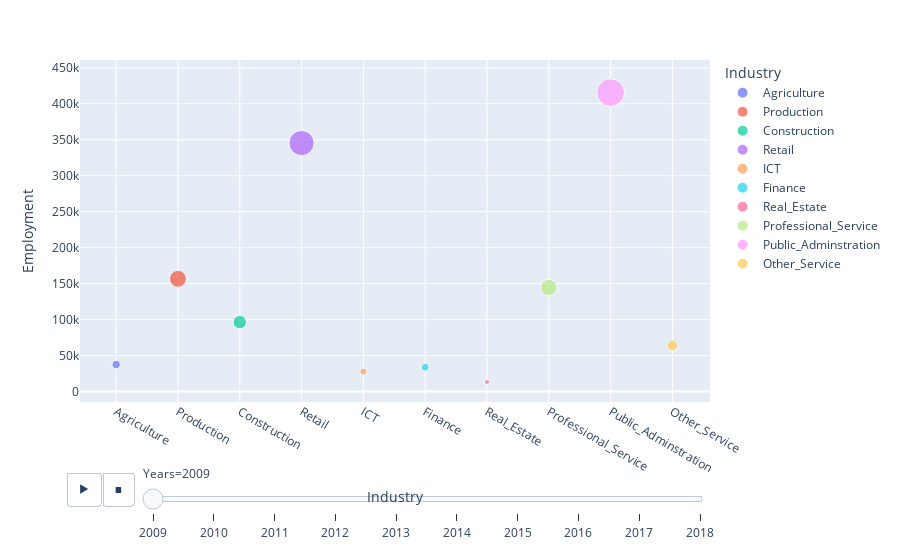

Source (notebook cell):
### Code cell
fig = px.scatter(
    plotly_dataframe,
    x="Industry",
    y="Employment",
    animation_frame="Years",
    size="Employment",
    color="Industry",
)
fig.show()

### Figure 1 — Plotly figure (JSON) as saved in the notebook; plotly's stock layout.template omitted (floating-point values rounded to 4 significant figures)
{"data": [{"hovertemplate": "Industry=%{x}<br>Years=2009<br>Employment=%{marker.size}<extra></extra>", "legendgroup": "Agriculture", "marker": {"color": "#636efa", "size": [37700], "sizemode": "area", "sizeref": 1087.0, "symbol": "circle"}, "mode": "markers", "name": "Agriculture", "showlegend": true, "type": "scatter", "x": ["Agriculture"], "xaxis": "x", "y": [37700], "yaxis": "y"}, {"hovertemplate": "Industry=%{x}<br>Years=2009<br>Employment=%{marker.size}<extra></extra>", "legendgroup": "Production", "marker": {"color": "#EF553B", "size": [156700], "sizemode": "area", "sizeref": 1087.0, "symbol": "circle"}, "mode": "markers", "name": "Production", "showlegend": true, "type": "scatter", "x": ["Production"], "xaxis": "x", "y": [156700], "yaxis": "y"}, {"hovertemplate": "Industry=%{x}<br>Years=2009<br>Employment=%{marker.size}<extra></extra>", "legendgroup": "Construction", "marker": {"color": "#00cc96", "size": [96600], "sizemode": "area", "sizeref": 1087.0, "symbol": "circle"}, "mode": "markers", "name": "Construction", "showlegend": true, "type": "scatter", "x": ["Construction"], "xaxis": "x", "y": [96600], "yaxis": "y"}, {"hovertemplate": "Industry=%{x}<br>Years=2009<br>Employment=%{marker.size}<extra></extra>", "legendgroup": "Retail", "marker": {"color": "#ab63fa", "size": [345400], "sizemode": "area", "sizeref": 1087.0, "symbol": "circle"}, "mode": "markers", "name": "Retail", "showlegend": true, "type": "scatter", "x": ["Retail"], "xaxis": "x", "y": [345400], "yaxis": "y"}, {"hovertemplate": "Industry=%{x}<br>Years=2009<br>Employment=%{marker.size}<extra></extra>", "legendgroup": "ICT", "marker": {"color": "#FFA15A", "size": [27800], "sizemode": "area", "sizeref": 1087.0, "symbol": "circle"}, "mode": "markers", "name": "ICT", "showlegend": true, "type": "scatter", "x": ["ICT"], "xaxis": "x", "y": [27800], "yaxis": "y"}, {"hovertemplate": "Industry=%{x}<br>Years=2009<br>Employment=%{marker.size}<extra></extra>", "legendgroup": "Finance", "marker": {"color": "#19d3f3", "size": [33800], "sizemode": "area", "sizeref": 1087.0, "symbol": "circle"}, "mode": "markers", "name": "Finance", "showlegend": true, "type": "scatter", "x": ["Finance"], "xaxis": "x", "y": [33800], "yaxis": "y"}, {"hovertemplate": "Industry=%{x}<br>Years=2009<br>Employment=%{marker.size}<extra></extra>", "legendgroup": "Real_Estate", "marker": {"color": "#FF6692", "size": [13500], "sizemode": "area", "sizeref": 1087.0, "symbol": "circle"}, "mode": "markers", "name": "Real_Estate", "showlegend": true, "type": "scatter", "x": ["Real_Estate"], "xaxis": "x", "y": [13500], "yaxis": "y"}, {"hovertemplate": "Industry=%{x}<br>Years=2009<br>Employment=%{marker.size}<extra></extra>", "legendgroup": "Professional_Service", "marker": {"color": "#B6E880", "size": [144800], "sizemode": "area", "sizeref": 1087.0, "symbol": "circle"}, "mode": "markers", "name": "Professional_Service", "showlegend": true, "type": "scatter", "x": ["Professional_Service"], "xaxis": "x", "y": [144800], "yaxis": "y"}, {"hovertemplate": "Industry=%{x}<br>Years=2009<br>Employment=%{marker.size}<extra></extra>", "legendgroup": "Public_Adminstration ", "marker": {"color": "#FF97FF", "size": [415600], "sizemode": "area", "sizeref": 1087.0, "symbol": "circle"}, "mode": "markers", "name": "Public_Adminstration ", "showlegend": true, "type": "scatter", "x": ["Public_Adminstration "], "xaxis": "x", "y": [415600], "yaxis": "y"}, {"hovertemplate": "Industry=%{x}<br>Years=2009<br>Employment=%{marker.size}<extra></extra>", "legendgroup": "Other_Service", "marker": {"color": "#FECB52", "size": [64200], "sizemode": "area", "sizeref": 1087.0, "symbol": "circle"}, "mode": "markers", "name": "Other_Service", "showlegend": true, "type": "scatter", "x": ["Other_Service"], "xaxis": "x", "y": [64200], "yaxis": "y"}], "layout": {"legend": {"itemsizing": "constant", "title": {"text": "Industry"}, "tracegroupgap": 0}, "margin": {"t": 60}, "sliders": [{"active": 0, "currentvalue": {"prefix": "Years="}, "len": 0.9, "pad": {"b": 10, "t": 60}, "steps": [{"args": [["2009"], {"frame": {"duration": 0, "redraw": false}, "fromcurrent": true, "mode": "immediate", "transition": {"duration": 0, "easing": "linear"}}], "label": "2009", "method": "animate"}, {"args": [["2010"], {"frame": {"duration": 0, "redraw": false}, "fromcurrent": true, "mode": "immediate", "transition": {"duration": 0, "easing": "linear"}}], "label": "2010", "method": "animate"}, {"args": [["2011"], {"frame": {"duration": 0, "redraw": false}, "fromcurrent": true, "mode": "immediate", "transition": {"duration": 0, "easing": "linear"}}], "label": "2011", "method": "animate"}, {"args": [["2012"], {"frame": {"duration": 0, "redraw": false}, "fromcurrent": true, "mode": "immediate", "transition": {"duration": 0, "easing": "linear"}}], "label": "2012", "method": "animate"}, {"args": [["2013"], {"frame": {"duration": 0, "redraw": false}, "fromcurrent": true, "mode": "immediate", "transition": {"duration": 0, "easing": "linear"}}], "label": "2013", "method": "animate"}, {"args": [["2014"], {"frame": {"duration": 0, "redraw": false}, "fromcurrent": true, "mode": "immediate", "transition": {"duration": 0, "easing": "linear"}}], "label": "2014", "method": "animate"}, {"args": [["2015"], {"frame": {"duration": 0, "redraw": false}, "fromcurrent": true, "mode": "immediate", "transition": {"duration": 0, "easing": "linear"}}], "label": "2015", "method": "animate"}, {"args": [["2016"], {"frame": {"duration": 0, "redraw": false}, "fromcurrent": true, "mode": "immediate", "transition": {"duration": 0, "easing": "linear"}}], "label": "2016", "method": "animate"}, {"args": [["2017"], {"frame": {"duration": 0, "redraw": false}, "fromcurrent": true, "mode": "immediate", "transition": {"duration": 0, "easing": "linear"}}], "label": "2017", "method": "animate"}, {"args": [["2018"], {"frame": {"duration": 0, "redraw": false}, "fromcurrent": true, "mode": "immediate", "transition": {"duration": 0, "easing": "linear"}}], "label": "2018", "method": "animate"}], "x": 0.1, "xanchor": "left", "y": 0, "yanchor": "top"}], "updatemenus": [{"buttons": [{"args": [null, {"frame": {"duration": 500, "redraw": false}, "fromcurrent": true, "mode": "immediate", "transition": {"duration": 500, "easing": "linear"}}], "label": "&#9654;", "method": "animate"}, {"args": [[null], {"frame": {"duration": 0, "redraw": false}, "fromcurrent": true, "mode": "immediate", "transition": {"duration": 0, "easing": "linear"}}], "label": "&#9724;", "method": "animate"}], "direction": "left", "pad": {"r": 10, "t": 70}, "showactive": false, "type": "buttons", "x": 0.1, "xanchor": "right", "y": 0, "yanchor": "top"}], "xaxis": {"anchor": "y", "categoryarray": ["Agriculture", "Production", "Construction", "Retail", "ICT", "Finance", "Real_Estate", "Professional_Service", "Public_Adminstration ", "Other_Service"], "categoryorder": "array", "domain": [0, 1], "title": {"text": "Industry"}}, "yaxis": {"anchor": "x", "domain": [0, 1], "title": {"text": "Employment"}}}}
